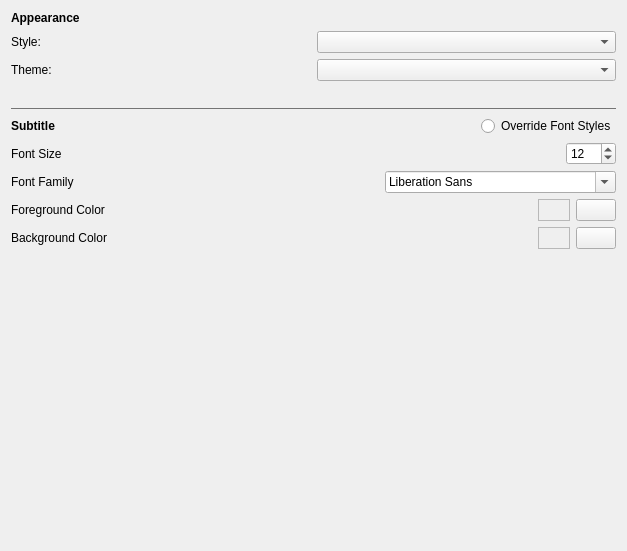
<?xml version="1.0" encoding="UTF-8"?>
<ui version="4.0">
 <class>AppearancePage</class>
 <widget class="QWidget" name="AppearancePage">
  <property name="geometry">
   <rect>
    <x>0</x>
    <y>0</y>
    <width>627</width>
    <height>551</height>
   </rect>
  </property>
  <property name="windowTitle">
   <string>Appearance Page</string>
  </property>
  <layout class="QVBoxLayout" name="verticalLayout">
   <item>
    <widget class="QLabel" name="appearancePageLabel">
     <property name="text">
      <string>&lt;b&gt;Appearance&lt;/b&gt;</string>
     </property>
    </widget>
   </item>
   <item>
    <layout class="QHBoxLayout" name="styleComboLayout">
     <item>
      <widget class="QLabel" name="styleLabel">
       <property name="text">
        <string>Style:</string>
       </property>
      </widget>
     </item>
     <item>
      <widget class="QComboBox" name="styleComboBox"/>
     </item>
    </layout>
   </item>
   <item>
    <layout class="QHBoxLayout" name="themeLayout">
     <item>
      <widget class="QLabel" name="themeLabel">
       <property name="text">
        <string>Theme:</string>
       </property>
      </widget>
     </item>
     <item>
      <widget class="QComboBox" name="themeComboBox"/>
     </item>
    </layout>
   </item>
   <item>
    <spacer name="middleSpacer">
     <property name="orientation">
      <enum>Qt::Vertical</enum>
     </property>
     <property name="sizeType">
      <enum>QSizePolicy::Fixed</enum>
     </property>
     <property name="sizeHint" stdset="0">
      <size>
       <width>20</width>
       <height>20</height>
      </size>
     </property>
    </spacer>
   </item>
   <item>
    <widget class="Line" name="line">
     <property name="styleSheet">
      <string notr="true">color: rgb(116, 116, 116);</string>
     </property>
     <property name="frameShadow">
      <enum>QFrame::Plain</enum>
     </property>
     <property name="orientation">
      <enum>Qt::Horizontal</enum>
     </property>
    </widget>
   </item>
   <item>
    <layout class="QHBoxLayout" name="subtitleHeaderLayout">
     <item>
      <widget class="QLabel" name="subtitleHeaderLabel">
       <property name="text">
        <string>&lt;b&gt;Subtitle&lt;/b&gt;</string>
       </property>
      </widget>
     </item>
     <item>
      <spacer name="subtitleHeaderSpacer">
       <property name="orientation">
        <enum>Qt::Horizontal</enum>
       </property>
       <property name="sizeHint" stdset="0">
        <size>
         <width>40</width>
         <height>20</height>
        </size>
       </property>
      </spacer>
     </item>
     <item>
      <widget class="QRadioButton" name="overrideStyleButton">
       <property name="text">
        <string>Override Font Styles</string>
       </property>
      </widget>
     </item>
    </layout>
   </item>
   <item>
    <layout class="QHBoxLayout" name="fontSizeLayout">
     <item>
      <widget class="QLabel" name="fontSizeLabel">
       <property name="text">
        <string>Font Size</string>
       </property>
      </widget>
     </item>
     <item>
      <spacer name="fontSizeSpacer">
       <property name="orientation">
        <enum>Qt::Horizontal</enum>
       </property>
       <property name="sizeHint" stdset="0">
        <size>
         <width>40</width>
         <height>20</height>
        </size>
       </property>
      </spacer>
     </item>
     <item>
      <widget class="QSpinBox" name="fontSizeSpinBox">
       <property name="minimumSize">
        <size>
         <width>50</width>
         <height>0</height>
        </size>
       </property>
       <property name="minimum">
        <number>8</number>
       </property>
       <property name="maximum">
        <number>100</number>
       </property>
       <property name="value">
        <number>12</number>
       </property>
      </widget>
     </item>
    </layout>
   </item>
   <item>
    <layout class="QHBoxLayout" name="fontFamilyLayout">
     <item>
      <widget class="QLabel" name="fontFamilyLabel">
       <property name="text">
        <string>Font Family</string>
       </property>
      </widget>
     </item>
     <item>
      <spacer name="fontFamilySpacer">
       <property name="orientation">
        <enum>Qt::Horizontal</enum>
       </property>
       <property name="sizeHint" stdset="0">
        <size>
         <width>40</width>
         <height>20</height>
        </size>
       </property>
      </spacer>
     </item>
     <item>
      <widget class="QFontComboBox" name="fontFamilyComboBox">
       <property name="minimumSize">
        <size>
         <width>200</width>
         <height>0</height>
        </size>
       </property>
      </widget>
     </item>
    </layout>
   </item>
   <item>
    <layout class="QHBoxLayout" name="foregroundColorLayout">
     <item>
      <widget class="QLabel" name="foregroundColorLabel">
       <property name="text">
        <string>Foreground Color</string>
       </property>
      </widget>
     </item>
     <item>
      <spacer name="foregroundColorSpacer">
       <property name="orientation">
        <enum>Qt::Horizontal</enum>
       </property>
       <property name="sizeHint" stdset="0">
        <size>
         <width>40</width>
         <height>20</height>
        </size>
       </property>
      </spacer>
     </item>
     <item>
      <widget class="QFrame" name="foregroundFrame">
       <property name="minimumSize">
        <size>
         <width>32</width>
         <height>0</height>
        </size>
       </property>
       <property name="frameShape">
        <enum>QFrame::StyledPanel</enum>
       </property>
       <property name="frameShadow">
        <enum>QFrame::Raised</enum>
       </property>
      </widget>
     </item>
     <item>
      <widget class="QPushButton" name="foregroundColorBtn">
       <property name="text">
        <string/>
       </property>
       <property name="icon">
        <iconset resource="../../sore_crow.qrc">
         <normaloff>:/Icons/icons/copy/eyedropper-tool.png</normaloff>:/Icons/icons/copy/eyedropper-tool.png</iconset>
       </property>
      </widget>
     </item>
    </layout>
   </item>
   <item>
    <layout class="QHBoxLayout" name="backgroundColorLayout">
     <item>
      <widget class="QLabel" name="backgroundColorLabel">
       <property name="text">
        <string>Background Color</string>
       </property>
      </widget>
     </item>
     <item>
      <spacer name="backgroundColorSpacer">
       <property name="orientation">
        <enum>Qt::Horizontal</enum>
       </property>
       <property name="sizeHint" stdset="0">
        <size>
         <width>40</width>
         <height>20</height>
        </size>
       </property>
      </spacer>
     </item>
     <item>
      <widget class="QFrame" name="backgroundFrame">
       <property name="minimumSize">
        <size>
         <width>32</width>
         <height>0</height>
        </size>
       </property>
       <property name="frameShape">
        <enum>QFrame::StyledPanel</enum>
       </property>
       <property name="frameShadow">
        <enum>QFrame::Raised</enum>
       </property>
      </widget>
     </item>
     <item>
      <widget class="QPushButton" name="backgroundColorBtn">
       <property name="text">
        <string/>
       </property>
       <property name="icon">
        <iconset resource="../../sore_crow.qrc">
         <normaloff>:/Icons/icons/copy/eyedropper-tool.png</normaloff>:/Icons/icons/copy/eyedropper-tool.png</iconset>
       </property>
      </widget>
     </item>
    </layout>
   </item>
   <item>
    <spacer name="bottomSpacer">
     <property name="orientation">
      <enum>Qt::Vertical</enum>
     </property>
     <property name="sizeHint" stdset="0">
      <size>
       <width>20</width>
       <height>40</height>
      </size>
     </property>
    </spacer>
   </item>
  </layout>
 </widget>
 <resources>
  <include location="../../sore_crow.qrc"/>
 </resources>
 <connections/>
</ui>
